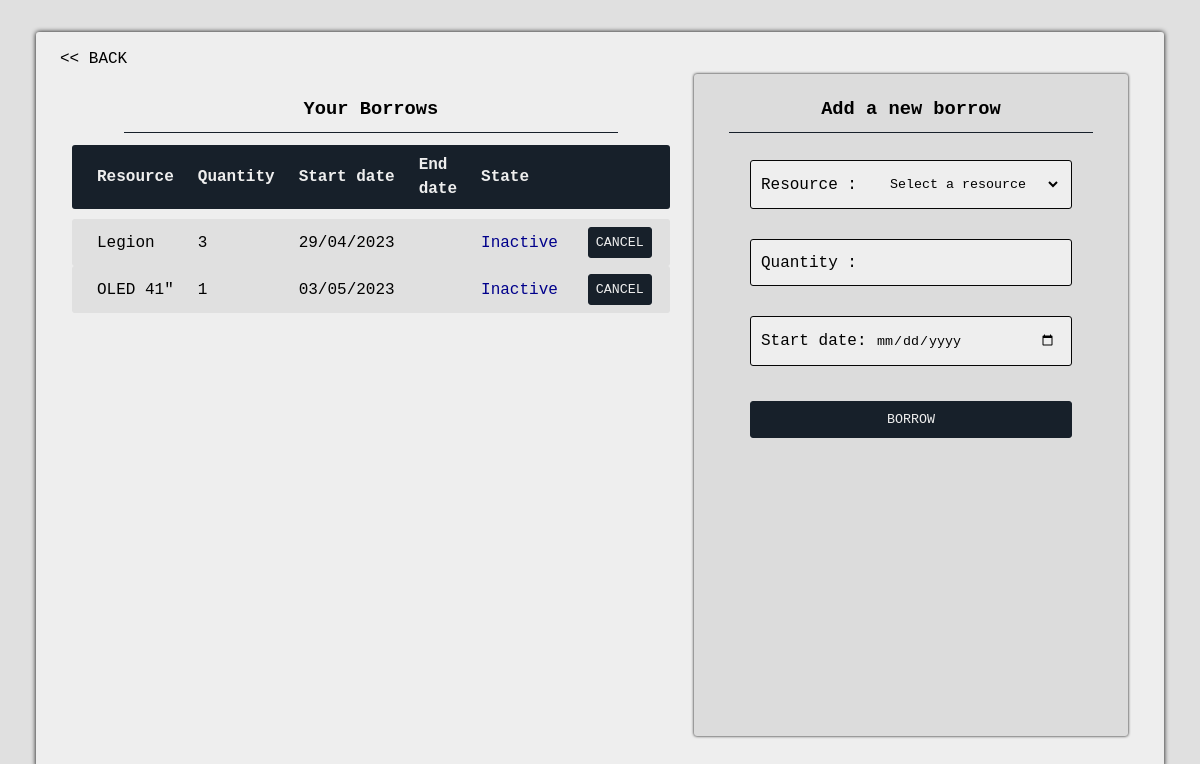
Page /borrows.php (signed in) on the earlier database version.
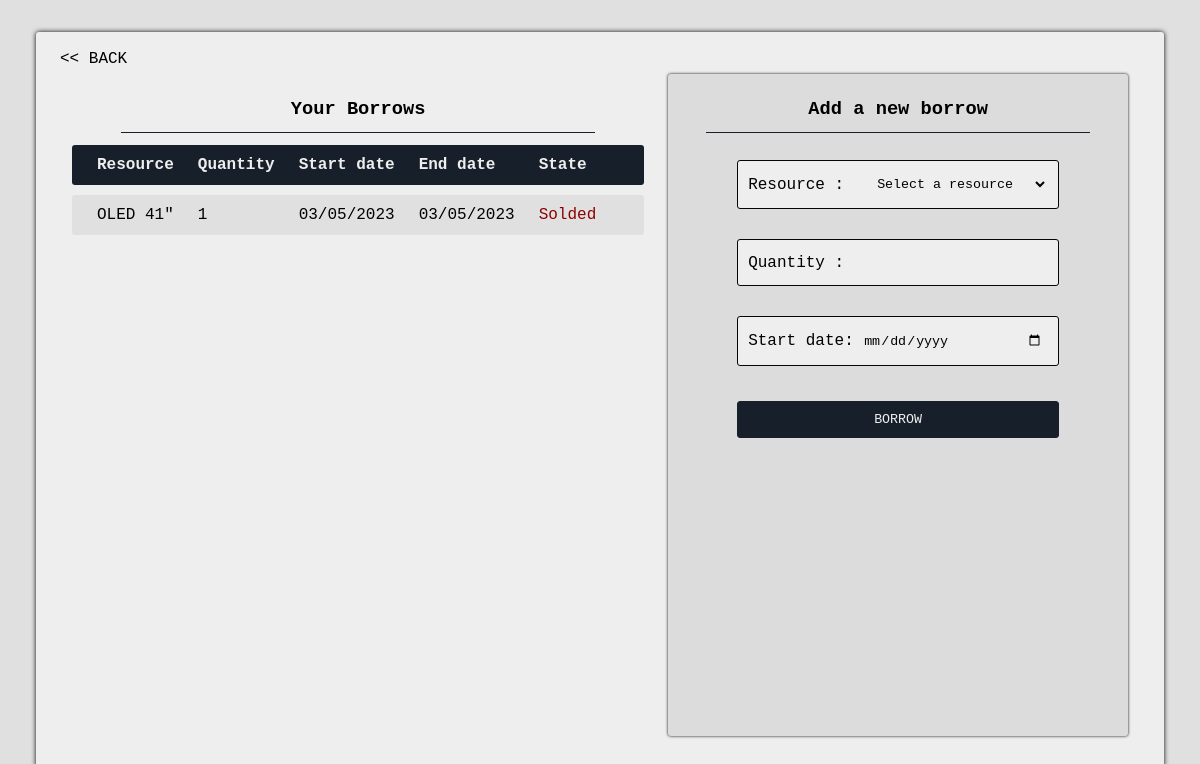
Same page on the later database version.
### tables this page shows
CREATE TABLE "Loans" (
	"loanID"	INTEGER NOT NULL UNIQUE,
	"userID"	INTEGER NOT NULL,
	"resourceID"	INTEGER NOT NULL,
	"qtyLent"	INTEGER NOT NULL DEFAULT 0,
	"startDate"	TEXT NOT NULL,
	"endDate"	TEXT NOT NULL DEFAULT '',
	"state"	TEXT NOT NULL DEFAULT 'Inactive',
	FOREIGN KEY("resourceID") REFERENCES "Resources"("resourceID"),
	FOREIGN KEY("userID") REFERENCES "Users"("userID"),
	PRIMARY KEY("loanID" AUTOINCREMENT)
);

CREATE TABLE "Resources" (
	"resourceID"	INTEGER NOT NULL UNIQUE,
	"name"	TEXT NOT NULL,
	"designation"	TEXT,
	"qtyStock"	INTEGER NOT NULL DEFAULT 0,
	"qtyReserv"	INTEGER NOT NULL DEFAULT 0,
	"qtyLend"	INTEGER NOT NULL DEFAULT 0,
	"qtyLendTot"	INTEGER NOT NULL DEFAULT 0,
	PRIMARY KEY("resourceID" AUTOINCREMENT)
);

### php/daily_functions.php (called while the page is built, shortened)
<?php require './init.php';
$currentDay = date("d/m/Y");
?>

### php/borrows_functions.php (the view, shortened to what this page needs)
<?php require './init.php';
$currentDay = date("d/m/Y");
function generateBorrowsSection() {
    global $connectBis;
    try {
        $pdo = new PDO($connectBis);
        $resultReq = $pdo->query("SELECT * FROM Loans WHERE userID={$_SESSION['user']['userID']};");
        $loans = $resultReq->fetchAll(PDO::FETCH_ASSOC);
    } catch (PDOException $e) {
        die($e);
    }
    if (count($loans) == 0) {
        echo "<p>You don't have any loan ! It's time to start !</p>";
    } else {
        echo '<table>';
        echo '<thead><tr><th>Resource</th><th>Quantity</th><th>Start date</th><th>End date</th><th>State</th><th></th></tr></thead>';
        echo '<tbody>';
        foreach($loans as $loan) {
            $lowerCaseState = strtolower($loan['state']);
            echo "<tr class='tr-state-{$lowerCaseState}'>";
            try {
                $pdo = new PDO($connectBis);
                $resultReq = $pdo->query("SELECT name FROM Resources WHERE resourceID={$loan['resourceID']};");
                $resource = $resultReq->fetchAll(PDO::FETCH_ASSOC)[0];
            } catch (PDOException $e) {
                die($e);
            }
            $formCell = '';
            $actionList = array('Inactive', 'Active', 'Unsold');
            if (in_array($loan['state'], $actionList)) {
                $buttonValue = '';
                switch ($loan['state']) {
                    case 'Inactive':
                        $buttonValue = "CANCEL";
                        break;
                }
                if ($buttonValue != '') {
                    $formCell = "<form method='post' action='./php/borrows_actions.php'><input type='hidden' name='loanID' value='{$loan['loanID']}'><input type='hidden' name='action' value='{$lowerCaseState}'><input type='submit' value='{$buttonValue}'></form>";
                }
            }
            echo "<td>{$resource['name']}</td>";
            echo "<td>{$loan['qtyLent']}</td>";
            echo "<td>{$loan['startDate']}</td>";
            echo "<td>{$loan['endDate']}</td>";
            echo "<td class='td-state'>{$loan['state']}</td>";
            echo "<td>{$formCell}</td>";
            echo '</tr>';
        }
        echo '</tbody>';
        echo '</table>';
    }
}
function generateFormToBorrow() {
    global $connectBis, $currentDay;
    try {
        $pdo = new PDO($connectBis);
        $req = $pdo->query("SELECT resourceID, name, qtyStock FROM Resources WHERE qtyStock > 0;");
        $resources = $req->fetchAll(PDO::FETCH_ASSOC);
    } catch (PDOException $e) {
        die($e);
    }
    if (count($resources) == 0) {
        echo '<p>There is no resource available for a new borrow.</p>';
    } else {
        echo '<form action="./php/borrows_actions.php" method="post">';
        echo '<div>';
        echo '<label for="resourceID">Resource : </label>';
        echo '<select name="resourceID" required>';
        echo '<option disabled selected hidden>Select a resource</option>';
        echo '</select></div>';
        echo "<div><label for='qtyLend'>Quantity : </label><input name='qtyLend' type='number' min='1' max='100' required></div>";
        echo "<div><label for='startDate'>Start date: </label><input name='startDate' type='date' min='{$currentDay}' required></div>";
        echo '<input type="submit" value="BORROW">';
        echo '</form>';
    }
}
?>

### borrows.php (shortened to what this page needs)
<?php require './php/borrows_functions.php'; require './php/daily_functions.php'; ?>
<!DOCTYPE html>
<html lang="en">
    <head>
        <link rel="stylesheet" href="css/style.css">
        <link rel="stylesheet" href="css/borrows.css">
    </head>
    <body>
        <main>
            <div id="box-back"><a href="./index.php"><< BACK</a></div>
            <div id="box-sections">
                <section id="section-borrows">
                    <h3>Your Borrows</h3>
                    <?php generateBorrowsSection(); ?>
                </section>
                <section id="section-resources">
                    <h3>Add a new borrow</h3>
                    <?php generateFormToBorrow(); ?>
                </section>
            </div>
        </main>
    </body>
</html>

### css/style.css (style rules this page uses)
:root { --color-blck: #050505; --color-secondary: #c0392b; --color-main: #17202a; --color-main-darker: #0E1721; --color-main2: #e0e5e9; --color-main3: #c2d2e2; --color-white: #EEEEEE; --color-white2: #E0E0E0; --color-white3: #DCDCDC; --border-radius: 3px; }
* { margin: 0px; padding: 0px; font-family: "JetBrains Mono",monospace; list-style: none; color: var(--color-black); text-decoration: none; border: none; background: none; -webkit-user-select: none; user-select: none; }
body { background-color: var(--color-white); }
button, input[type='submit'] { box-sizing: content-box; }

### css/borrows.css (style rules this page uses)
body { position: fixed; height: 92%; width: 94%; background-color: var(--color-white2); display: flex; justify-content: center; align-items: center; padding: 4vh 3vw; }
main { height: 100%; width: 100%; background-color: var(--color-white); box-shadow: 0 0 5px var(--color-blck); border-radius: var(--border-radius); display: flex; flex-direction: column; }
#box-back { flex: 1; display: flex; margin-inline: 1vw; margin-top: 2vh; }
a { transition: all 0.2s; border-left: solid 10px var(--color-white); padding: 2px; }
#box-sections { flex: 25; margin-inline: 2vw; margin-bottom: 4vh; display: flex; }
section { flex: 1; height: 100%; margin-inline: 1vw; border-radius: var(--border-radius); display: flex; flex-direction: column; align-items: center; }
section h3 { margin: 1vw 1vh; padding: 1vw 1vh; width: 80%; text-align: center; border-bottom: solid 1px var(--color-main); }
section div { display: flex; }
#section-resources { background-color: var(--color-white3); box-shadow: 0 0 3px var(--color-blck); }
table { display: block; flex: 4; border-collapse: collapse; max-block-size: 300px; overflow: auto; }
thead { position: sticky; top: 0px; }
tbody:before { content: "@"; display: block; line-height: 10px; text-indent: -99999px; }
thead tr { background-color: var(--color-main); color: var(--color-white); }
tbody tr { background-color: var(--color-white2); }
th, td { padding-block: 8px; padding-inline: 12px; text-align: left; line-height: 1.5; }
th { width: auto; }
th:first-child, td:first-child { border-top-left-radius: var(--border-radius); border-bottom-left-radius: var(--border-radius); padding-left: 25px; }
th:last-child, td:last-child { border-top-right-radius: var(--border-radius); border-bottom-right-radius: var(--border-radius); padding-inline: 18px; }
td { width: 1%; white-space: nowrap; }
.tr-state-solded .td-state { color: darkred; }
#section-resources form { display: flex; flex-direction: column; width: 25vw; align-items: center; }
#section-resources form div { margin: 15px; display: flex; justify-content: space-between; align-items: center; padding: 10px; border: 1px solid var(--color-blck); border-radius: var(--border-radius); background-color: var(--color-white); width: 100%; }
#section-resources form div input, #section-resources form div select { padding: 5px; width: 60%; }
#section-resources form input[type='submit'] { width: 100%; margin-top: 20px; padding: 10px; border: 1px solid var(--color-main); border-radius: var(--border-radius); background-color: var(--color-main); color: var(--color-white); cursor: pointer; transition: all 0.2s ease-in-out; }
td form input[type='submit'] { padding: 7px; border-radius: 3px; border: 1px solid var(--color-main); background-color: var(--color-main); color: var(--color-white); cursor: pointer; transition: all 0.3s ease-in-out; }
.tr-state-inactive .td-state { color: darkblue; }

Differences in the rows shown:
removed loans: resourceID.name "Legion", qtyLent "3", startDate "29/04/2023", state "Inactive", state "CANCEL"
changed loans "OLED 41\"": endDate (not shown) → "03/05/2023"; state "Inactive" → "Solded"; state "CANCEL" → (not shown)
